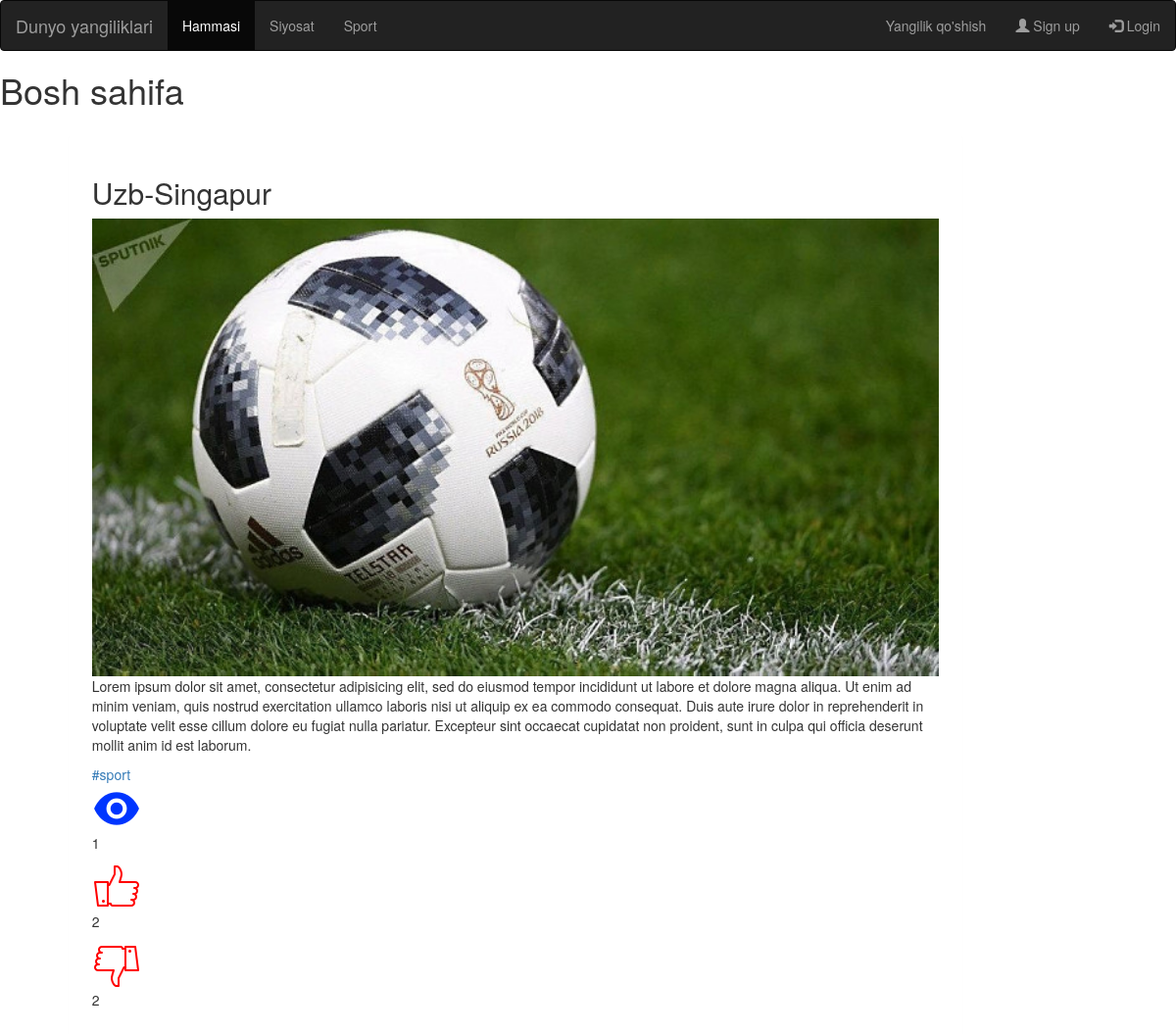
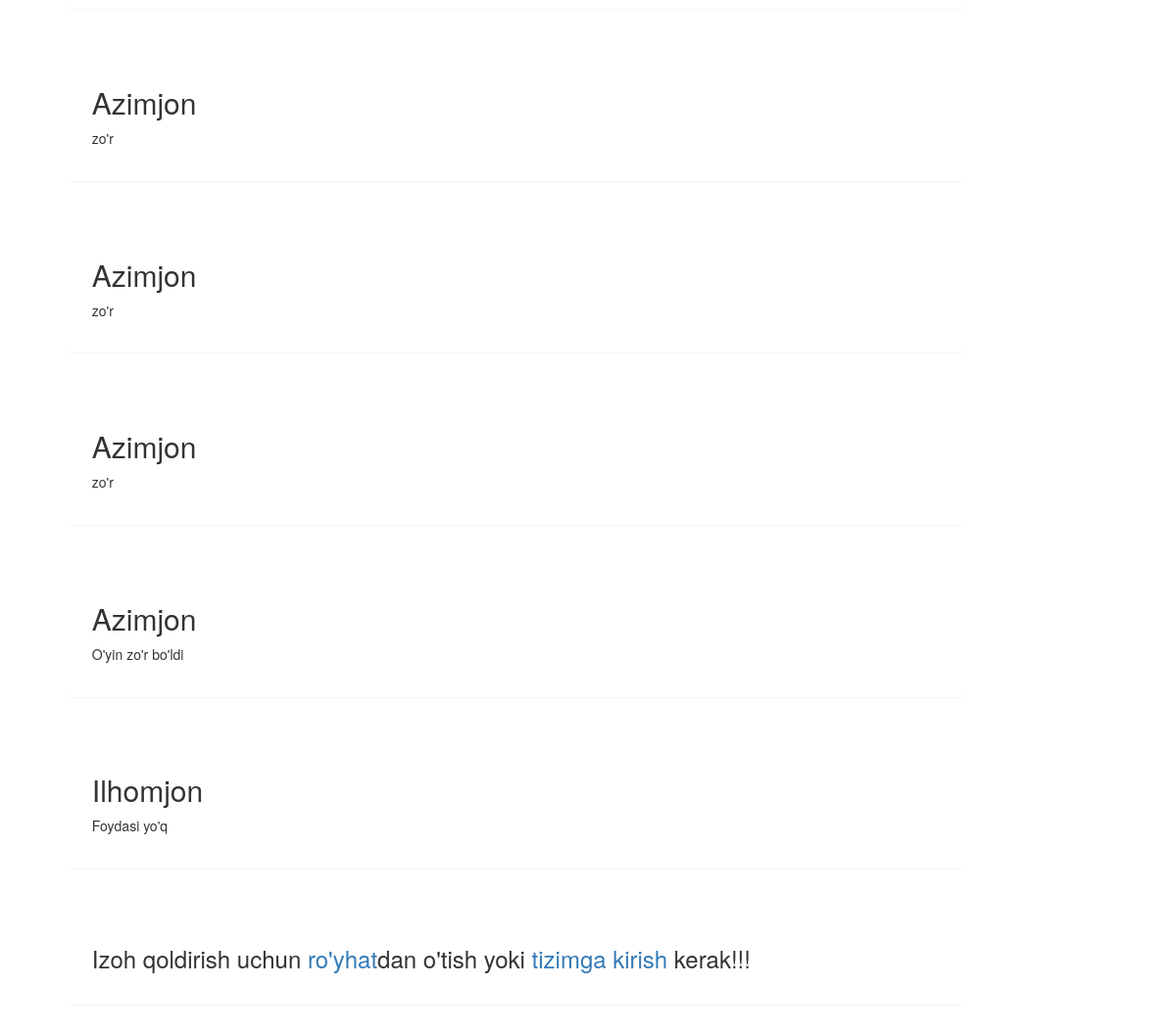
/2, run on the app's committed database (2 pictures, top to bottom).
### news/models.py (models this page shows, shortened)
class News(models.Model):
    theme = models.CharField(max_length=300,null=True)
    text = models.CharField(max_length=1000,null=True)
    tag = models.CharField(max_length=50,null=True)
    image = models.ImageField(null=True)
    added_date = models.DateTimeField(auto_now_add=True)
    like = models.IntegerField(default=0)
    dis_like = models.IntegerField(default=0)
    views = models.IntegerField(default=0)
    @property
    def imageURL(self):
        try:
            return self.image.url
        except Exception as e:
            return ''
    @property
    def add_view(self):
        self.views += 1

class Comment(models.Model):
    new = models.ForeignKey(News,on_delete=models.CASCADE)
    user = models.ForeignKey(Profile,on_delete=models.SET_NULL,null=True)
    text = models.CharField(max_length=2000,null=True)

class Profile(models.Model):
    user = models.OneToOneField(User,on_delete=models.CASCADE)
    phone = models.CharField(null=True,max_length=20)

### news/views.py (the view, shortened to what this page needs)
# urls.py: path('<int:id>', new_by_id, name='new_by_id'),
def new_by_id(request,id):
    new = News.objects.get(id=id)
    new.add_view
    new.save()
    comments = Comment.objects.filter(new=new)
    form = CommentForm()
    context = {
        'form':form,
        'new':new,
        'comments':comments
    }
    return render(request,'one_new.html',context)

### templates/one_new.html
{% extends 'main.html' %}
{% block content %}
{% load static %}
		<h1>Bosh sahifa</h1>
		<ul type="circle">
			<div class = 'container'>
			<li>
				<div class = 'panel'>
					<h2>{{ new.theme }}</h2>
					<img class="pic" src="{{new.imageURL}}">
					<p>{{ new.text }}</p>
				<a href="#">#{{new.tag}}</a><br>
				<img src="{% static 'icons/view.png' %}" style="cursor:pointer;"><p>{{new.views}}</p>
				<img src="{% static 'icons/like.png' %}" style="cursor:pointer;" onclick="like({{new.id}},'like')" ><p id="idlike">
					{{new.like}}</p>
				<img src="{% static 'icons/like.png' %}" style="transform:rotate(180deg); cursor:pointer;" onclick="like({{new.id}},'dis_like')"><p id="iddislike">
					{{new.dis_like}}</p>
				</div>
			</li>
			</div>
			{% for comment in comments %}
			<div class = 'container'>
			<li>
				<div class = 'panel'>
					<h2>{{comment.user.user.first_name}}</h2>
					<p>{{ comment.text }}</p>
				</div>
			</li>
			</div>
			{% endfor %}
			<div class = 'container'>
			<li>
				<div class = 'panel'>
					{% if request.user.username %}
					<form action="" method="POST" enctype="multipart/form-data">
						{% csrf_token %}
						  <div class="form-group">
							<label>Izoh</label>
							<textarea name="text" class="form-control" placeholder="Izoh qoldirish..."></textarea>
						  </div>
						  <button type="submit" class="btn btn-primary">Izoh</button>
					</form>
					{% else %}
					<h3>Izoh qoldirish uchun <a href="{% url 'regestration' %}">ro'yhat</a>dan o'tish yoki <a href="{% url 'login' %}">tizimga kirish</a> kerak!!!</h3>
					{% endif %}
				</div>
			</li>
			</div>
		</ul>
{% endblock %}

### static/css/style.css (style rules this page uses)
.panel { box-shadow: 1px 1px 4px 3px gray; padding: 2%; margin: 15px; width: 80%; border-radius: 10px; position: relative; }
.container li { list-style: none; }
.pic { width: 100%; height: auto; }

### data on the page
News: theme "Uzb-Singapur", imageURL (picture), text "Lorem ipsum dolor sit amet, consectetur adipisicing elit, sed do eiusmod tempor incididunt ut labore et dolore magna aliqua. Ut enim ad minim veniam, quis nostrud exercitation ullamco laboris nisi ut aliquip ex ea commodo consequat. Duis aute irure dolor in reprehenderit in voluptate velit esse cillum dolore eu fugiat nulla pariatur. Excepteur sint occaecat cupidatat non proident, sunt in culpa qui officia deserunt mollit anim id est laborum.", tag "sport", views "1", like "2", dis_like "2"
Comment: user.user.first_name "Azimjon", text "zo'r"
Comment: user.user.first_name "Azimjon", text "zo'r"
Comment: user.user.first_name "Azimjon", text "zo'r"
Comment: user.user.first_name "Azimjon", text "O'yin zo'r bo'ldi"
Comment: user.user.first_name "Ilhomjon", text "Foydasi yo'q"
